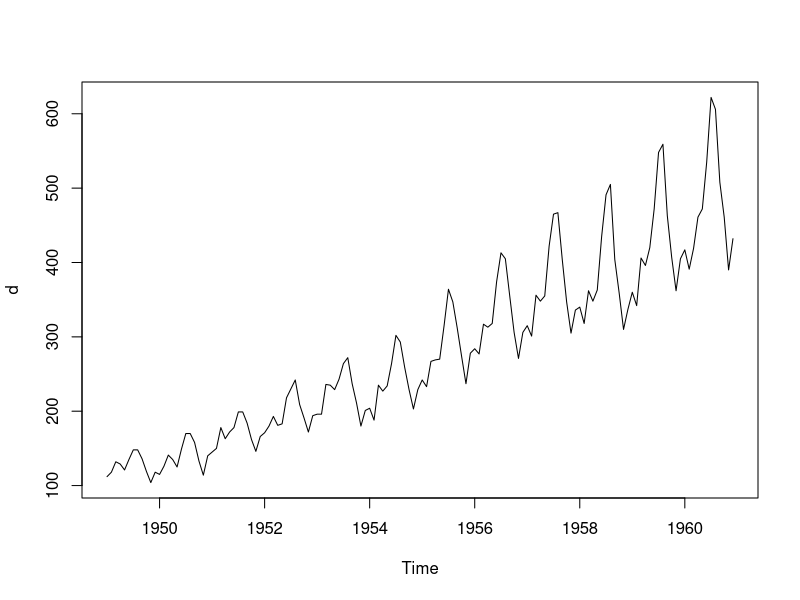
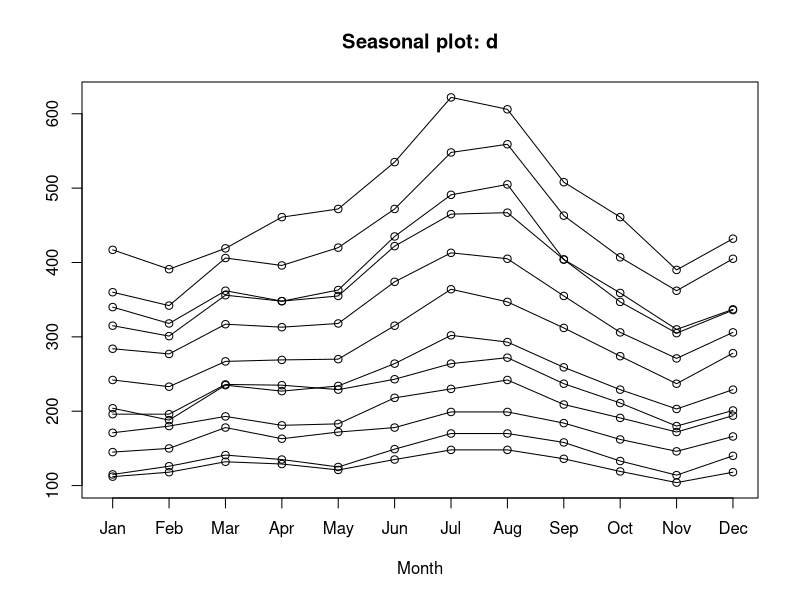
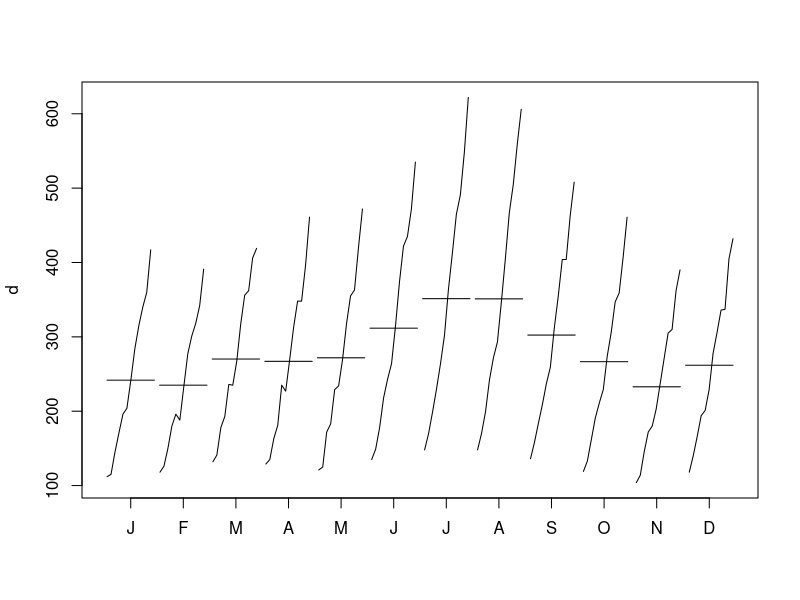
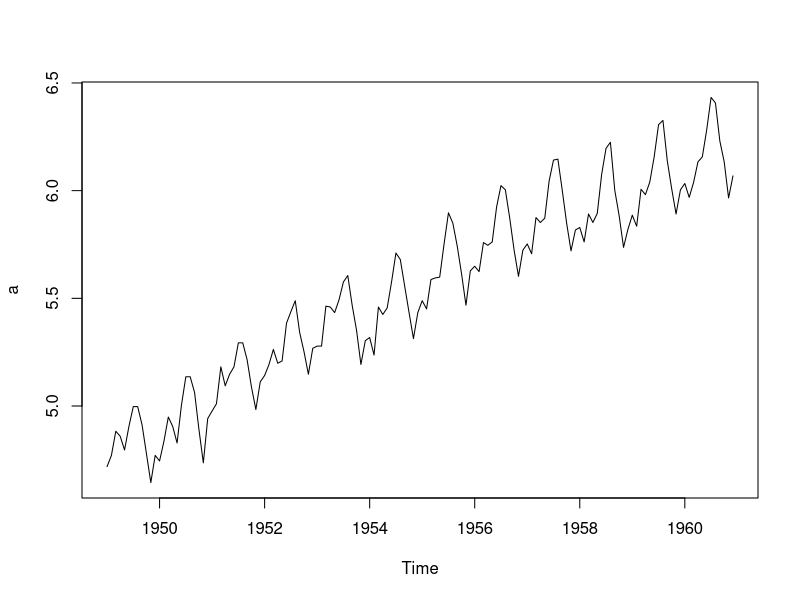
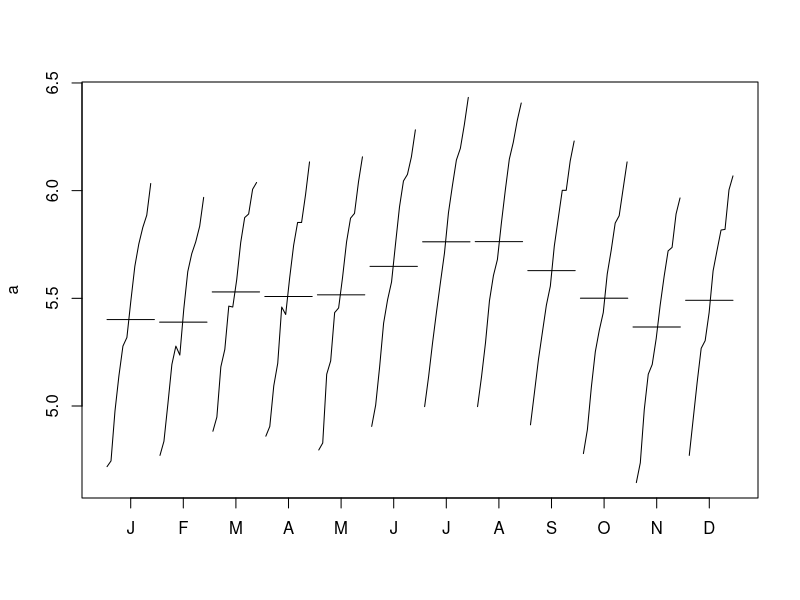
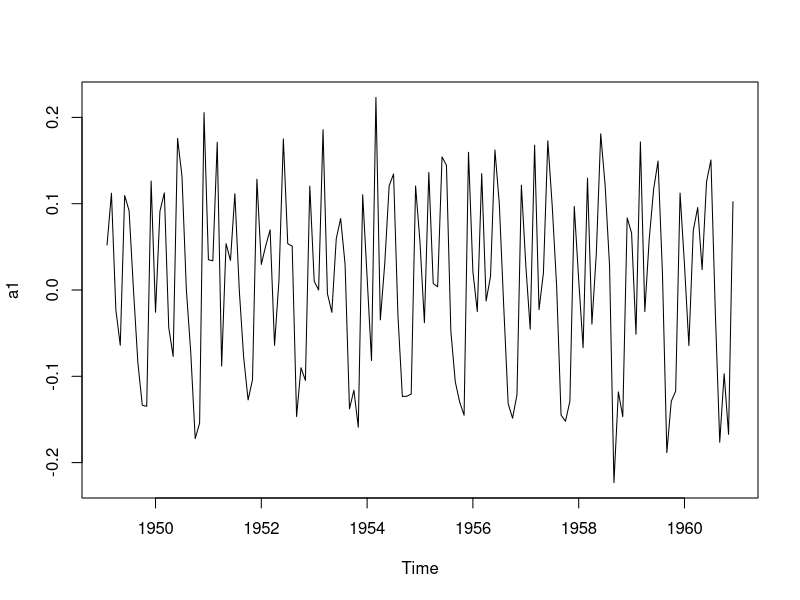
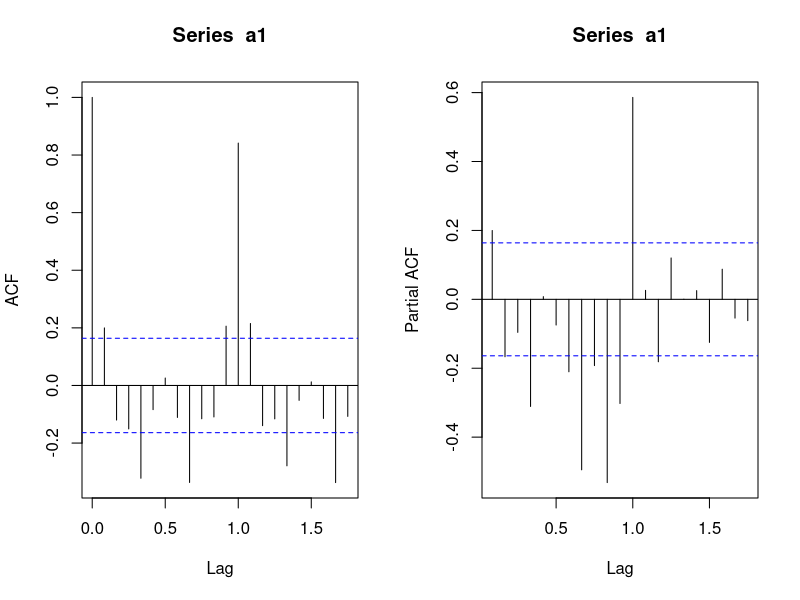
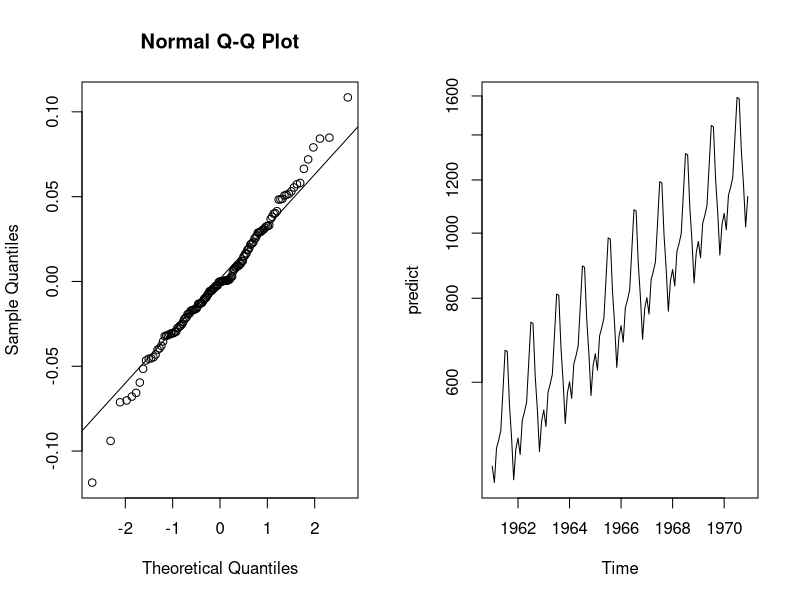

The R source for these figures, in order:
View(AirPassengers)
d<-AirPassengers
class(d)
start(d)
# Start year and month for the data
end(d)
# end year and month for the data

frequency(d)
summary(d)
plot(d)

# do validations with time series
library(forecast)
seasonplot(d)
# seasi=onality present in the time series.. strong seasonal effect with cycle effect
monthplot(d)
# mean is not constant

a<-log(d)
plot(a)
monthplot(a)

# make the time series stationary
library(tseries)
ndiffs(a)
a1<-diff(a)
plot(a1)

adf.test(a1)
#Augmented Dickey Fuller Test
# Ho- series is not stationary
#H1- series is stationary

# to determine the ARIMA Model
par(mfrow=c(1,2))
acf(a1)
pacf(a1)
# pacf to determine order of p 
# acf to determine order of q

auto.arima(a)
auto.arima(a,trace=TRUE,ic="aicc",approximation = FALSE,stepwise = FALSE)
fit<-arima(a,c(0,1,1),seasonal=list(order=c(0,1,1),period=12))
accuracy(fit)
# look at the MAPE (Mean absolute percentage error) should be less than 0.5

qqnorm(residuals(fit))
qqline(residuals(fit))
shapiro.test(residuals(fit))
# residuals are normal distributed

# to check the residuals are independent
Box.test(fit$residuals,lag=20,type="Ljung-Box")
# residuals are independent (white noise)

predi<-predict(fit,n.ahead=10*12)
predi

predict<-2.718^predi$pred
predict

ts.plot(predict,log="y",lty=c(1,3))




